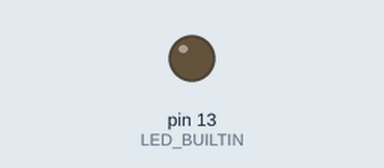
A sketch run on a simulated Arduino Uno, built with avr-gcc and run on an emulated ATmega328P. On the bench: output pins drawn as LEDs (lit = HIGH).

Above: at 0.2 s.
At 59.0 s:
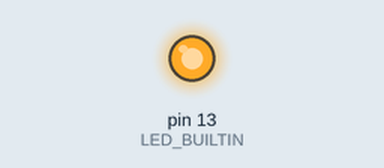
Timing chart, 0 to 61.8 s (numbered marks = the images above):
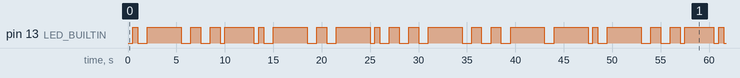

The sketch:

FIRST_NAME.ino
```cpp
/*
  NAME - AGAMJOT SINGH
   2110994833
   TASK 2.1P AND 2.2C
*/


void setup()
{
  // initialize digital pin LED_BUILTIN as an output.
  pinMode(LED_BUILTIN, OUTPUT);
}

void dot()
{
  digitalWrite(LED_BUILTIN, LOW);   // turn the LED on (LOW is the voltage level)
  delay(500);
  digitalWrite(LED_BUILTIN, HIGH);   // turn the LED on (HIGH is the voltage level)
  delay(500);
}

void dash()
{
  digitalWrite(LED_BUILTIN, LOW);   // turn the LED on (LOW is the voltage level)
  delay(1000);
  digitalWrite(LED_BUILTIN, HIGH);   // turn the LED on (HIGH is the voltage level)
  delay(1000);
}

void loop()
{
  // A

  dot();
  dash();
  digitalWrite(LED_BUILTIN, HIGH);   // turn the LED on (HIGH is the voltage level)
  delay(2500);     // wait for a 2.5 sec

  // G

  dash();
  dash();
  dot();
  digitalWrite(LED_BUILTIN, HIGH);   // turn the LED on (HIGH is the voltage level)
  delay(2500);     // wait for a 2.5 sec

  // A

  dot();
  dash();
  digitalWrite(LED_BUILTIN, HIGH);   // turn the LED on (HIGH is the voltage level)
  delay(2500);     // wait for a 2.5 sec

  // M

  dash();
  dash();
  digitalWrite(LED_BUILTIN, HIGH);   // turn the LED on (HIGH is the voltage level)
  delay(2500);     // wait for a 2.5 sec

  // J

  dot();
  dash();
  dash();
  dash();
  digitalWrite(LED_BUILTIN, HIGH);   // turn the LED on (HIGH is the voltage level)
  delay(2500);     // wait for a 2.5 sec

  // O

  dash();
  dash();
  dash();
  digitalWrite(LED_BUILTIN, HIGH);   // turn the LED on (HIGH is the voltage level)
  delay(2500);     // wait for a 2.5 sec

  // T

  dash();
  digitalWrite(LED_BUILTIN, HIGH);   // turn the LED on (HIGH is the voltage level)
  delay(2500);     // wait for a 2.5 sec
}
```

Measured:
- by itself, pin 13 (LED_BUILTIN): moves between LOW and HIGH, repeating every 47.5 s
- by itself, everything shown: repeats every 47.5 s, in 34 steps
